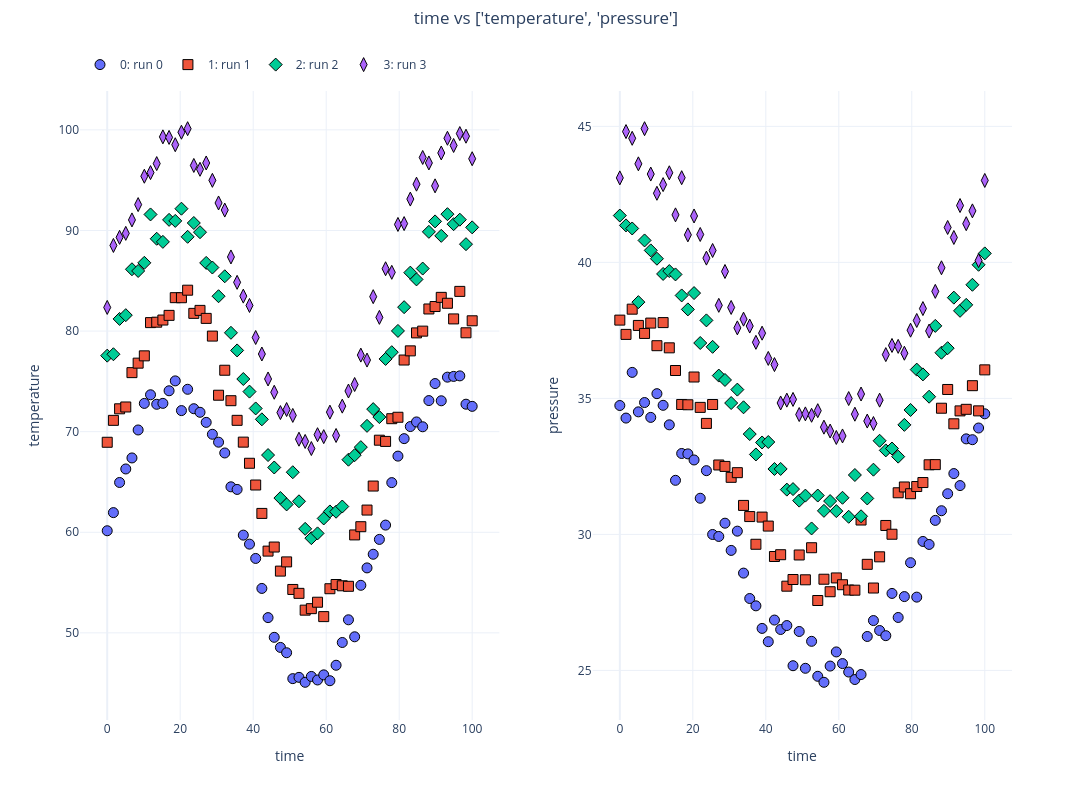

Here is the notebook cell this chart was saved with:
### Markdown cell above
## Setup — data and a baseline plot

We synthesize a few "test runs" that share a schema (`time`, `temperature`,
`pressure`), load them as one dataset per run, and draw a plain plot.

### Code cell
# --- make repo-root importable (notebook lives in demo_notebooks/) ---
import sys, os
_repo_root = os.path.abspath(os.path.join(os.getcwd(), os.pardir))
if _repo_root not in sys.path:
    sys.path.insert(0, _repo_root)

import numpy as np
import pandas as pd
from unichart import UnichartNotebook

rng = np.random.default_rng(0)
frames = []
for run in range(4):
    t = np.linspace(0, 100, 60)
    frames.append(pd.DataFrame({
        'run_id':      run,
        'run_name':    f'run {run}',
        'time':        t,
        'temperature': 60 + 8 * run + 15 * np.sin(t / 12) + rng.normal(0, 1.2, t.size),
        'pressure':    30 + 3 * run + 5 * np.cos(t / 18) + rng.normal(0, 0.6, t.size),
    }))
df = pd.concat(frames, ignore_index=True)

nb = UnichartNotebook()
nb.load_df(df, set_idx_column='run_id', set_name_column='run_name')
nb.plot(x='time', y=['temperature', 'pressure'])
